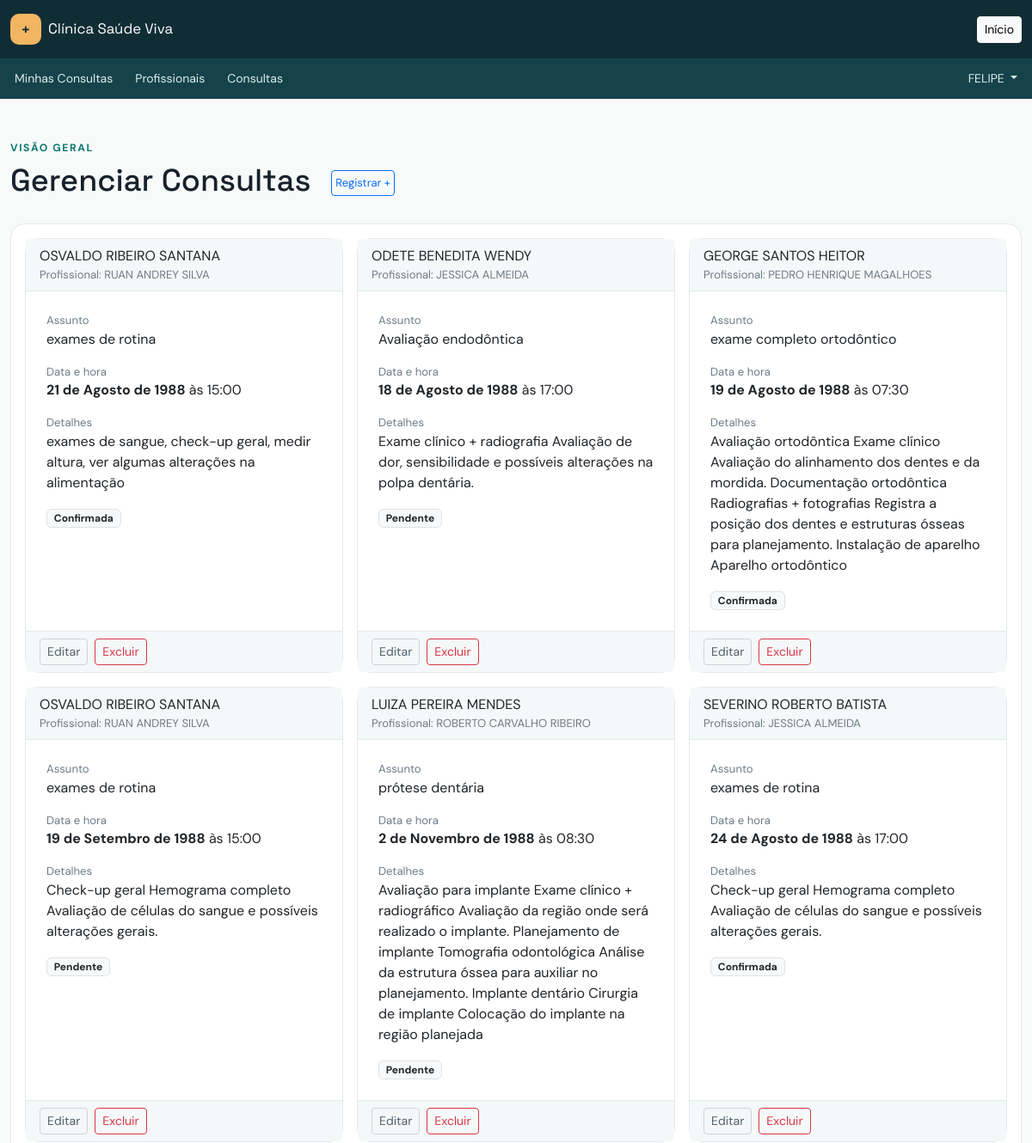
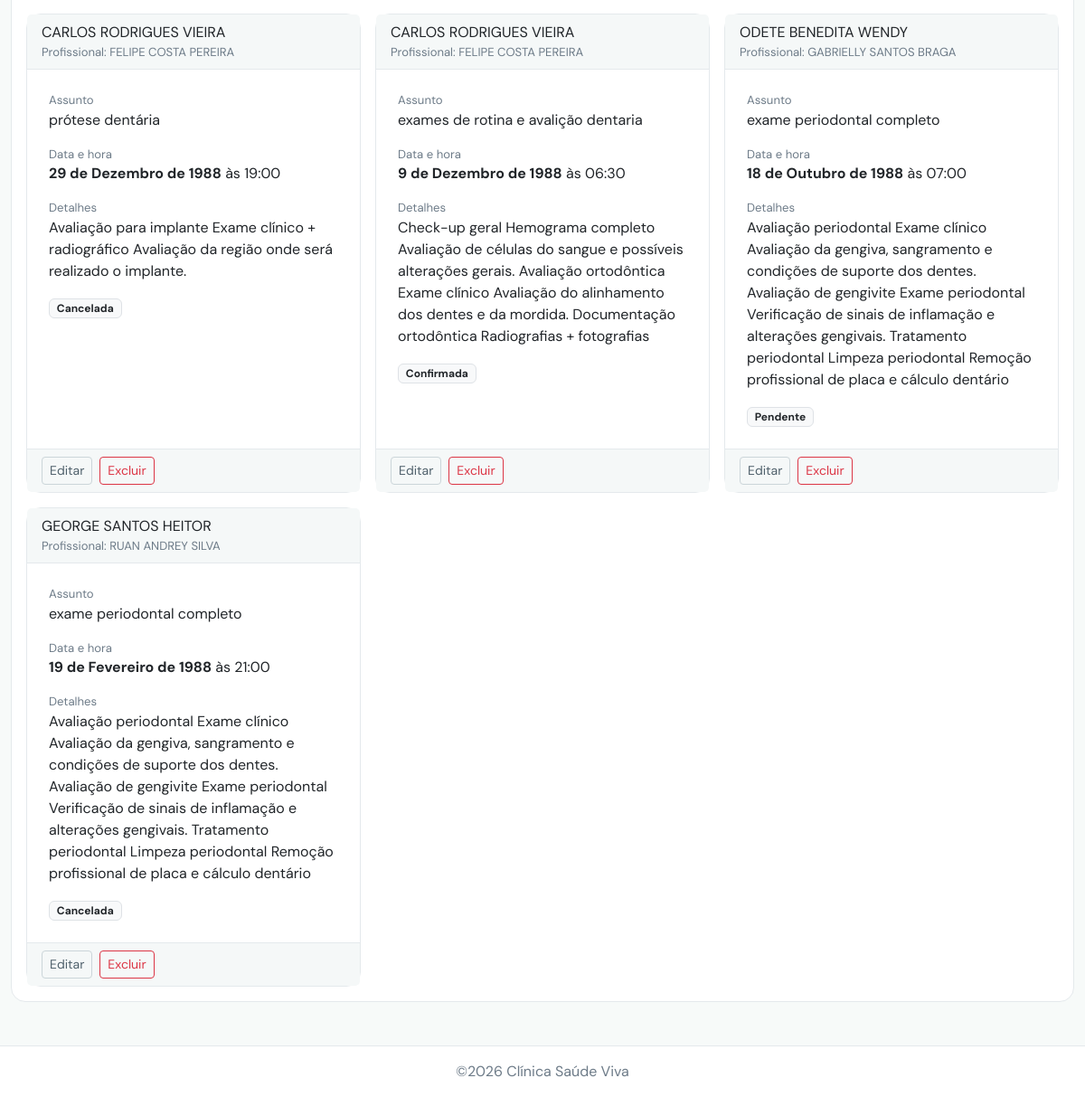
Page /appointments/list/ (signed in) on the committed database (2 pictures, top to bottom).
### users/models.py (models this page shows, shortened)
class Professional(models.Model):
    name      = models.CharField(max_length=20, verbose_name='Nome')
    full_name = models.CharField(max_length=80, verbose_name='Nome Completo')
    phone     = models.CharField(max_length= 9, verbose_name='Telefone')
    user           = models.OneToOneField(User,
        verbose_name='Usuário',
        related_name='professional',
        on_delete=models.CASCADE,
        )
    qualifications = models.ManyToManyField(Qualification,
        through='ProfessionalQualification',
        verbose_name='Qualificações',
        related_name='professional',
        )
    objects = ProfessionalManager()
    class Meta:
        verbose_name        = 'Profissional'
        verbose_name_plural = 'Profissionais'

class Patient(models.Model):
    name      = models.CharField(max_length=20, verbose_name='Nome')
    full_name = models.CharField(max_length=80, verbose_name='Nome Completo')
    phone     = models.CharField(max_length= 9, verbose_name='Telefone')
    user      = models.OneToOneField(User, on_delete=models.CASCADE, verbose_name='Usuário')
    objects   = PatientManager()
    class Meta:
        verbose_name        = 'Paciente'
        verbose_name_plural = 'Pacientes'

### appointments/models.py (models this page shows, shortened)
class Appointment(models.Model):
    class Status(models.TextChoices):
        PENDING   = 'PENDING'   , 'Pendente'
        CONFIRMED = 'CONFIRMED' , 'Confirmada'
        CANCELLED = 'CANCELLED' , 'Cancelada'
    patient      = models.ForeignKey(
        Patient, on_delete=models.CASCADE,
        verbose_name='Paciente', related_name='appointments'
    )
    professional = models.ForeignKey(
        Professional, on_delete=models.PROTECT,
        verbose_name='Profissional', related_name='appointments'
    )
    date = models.DateField(verbose_name='Data')
    time = models.TimeField(verbose_name='Hora')
    subject = models.CharField(max_length=40 , verbose_name='Assunto')
    details = models.TextField(max_length=300, verbose_name='Detalhes')
    status  = models.CharField(
        max_length=10,
        choices = Status,
        default = Status.PENDING
    )
    created_at = models.DateTimeField(auto_now_add=True, verbose_name='Criada em')
    updated_at = models.DateTimeField(auto_now    =True, verbose_name='Atualizada em')
    class Meta:
        verbose_name        = 'Consulta'
        verbose_name_plural = 'Consultas'

### appointments/views.py (the view)
# urls.py: path('list/'         , views.list_view       , name='list'   ),
@login_required
def list_view(request):
    if request.user.is_staff:
        return render(request, 'list.html', {
            'appointments' : Appointment.objects.all(),
            'global_list'  : True,
            })
    else:
        return redirect('appointments:my_list')

### appointments/templates/list.html (shortened to what this page needs)
{% extends 'base.html' %}
{% block content %}
<div class="d-flex justify-content-between page-header mb-4">
    <div>
        <div class="eyebrow mb-2">Visão geral</div>
        <div class="d-flex flex-row justify-content-start gap-4 align-items-center">
            <h1 class="page-title mb-1">
                {% if global_list %}
                    Gerenciar Consultas
                {% else %}
                    Minhas Consultas
                {% endif %}
            </h1>
            <div>
                {% if global_list %}
                    <a href="{% url 'appointments:add' %}" class="btn btn-sm btn-outline-primary p-1"
                    style="font-size: small;">Registrar +</a>
                {% endif %}
            </div>
        </div>
    </div>
</div>
<section class="panel p-3">
    <div class="appointments">
        {% for appointment in appointments %}
        <div class="card" style="max-width: 600px;">
            {% if user.is_staff %}
            <div class="card-header">
                <div class="patient-name">{{ appointment.patient.full_name }}</div>
                <div class="patient-detail">Profissional: {{ appointment.professional.full_name }}</div>
            </div>
            {% elif is_professional %}
            <div class="card-header">
                <div class="patient-name">{{ appointment.patient.full_name }}</div>
            </div>
            {% endif %}
            <div class="card-body p-4">
                <div class="patient-detail">Assunto</div>
                <p>{{ appointment.subject }}</p>
                <div class="patient-detail">Data e hora</div>
                <p><strong>{{ appointment.date }}</strong> às {{ appointment.time }}</p>
                <div class="patient-detail">Detalhes</div>
                <p>{{ appointment.details }}</p>
                <span class="badge bg-light text-dark border">{{ appointment.get_status_display }}</span>
            </div>
            {% if user.is_staff %}
            <div class="card-footer d-flex gap-2">
                <a href="{% url 'appointments:edit' id=appointment.id %}" class="btn btn-sm btn-outline-secondary">Editar</a>
                <a href="{% url 'appointments:delete' id=appointment.id confirm=0 %}" class="btn btn-sm btn-outline-danger">Excluir</a>
            </div>
            {% endif %}
        </div>
        {% empty %}
        <div class="empty-state"><div class="empty-icon mb-3">✦</div><h3 class="h5">Nenhuma consulta agendada</h3><p class="mb-0">As consultas aparecerão aqui quando forem cadastradas.</p></div>
        {% endfor %}
    </div>
</section>
{% endblock content %}

### .templates/base.html (shortened to what this page needs)
{% load static %}
<!DOCTYPE html>
<html lang="pt-BR">
<head>
    <link href="https://cdn.jsdelivr.net/npm/bootstrap@5.3.3/dist/css/bootstrap.min.css" rel="stylesheet">
    <link rel="stylesheet" href="{% static 'css/app.css' %}">
</head>
<body class="min-vh-100 d-flex flex-column">
    <nav class="navbar navbar-expand-lg py-3">
        <div class="container page-shell">
            <a class="d-flex align-items-center gap-2 text-decoration-none" href="{% url 'home' %}">
                <span class="brand-mark">+</span><span class="brand-name">Clínica Saúde Viva</span>
            </a>
            <a class="btn btn-sm btn-light" href="{% url 'home' %}">Início</a>
        </div>
    </nav>
    <nav class="subnav container-fluid p-2">
        <div class="container page-shell d-flex flex-row gap-2 px-0">
        {% if user.is_authenticated %}
        <a class="btn btn-sm btn-nav" href="{% url 'appointments:my_list' %}">Minhas Consultas</a>
        {% if user.is_staff %}
            <a class="btn btn-sm btn-nav" href="{% url 'users:list' %}">Profissionais</a>
            <a class="btn btn-sm btn-nav" href="{% url 'appointments:list' %}">Consultas</a>
        {% endif %}
        <div class="dropdown ms-auto">
            <button class="btn btn-sm btn-nav dropdown-toggle" data-bs-toggle="dropdown">
                {% if user.patient %}
                    {{user.patient.name}}
                {% elif user.professional %}
                    {{user.professional.name}}
                {% else %}
                    {{user.username}}
                {% endif %}
            </button>
        </div>
        {% else %}
        <div class="ms-auto d-flex gap-2">
            <a class="btn btn-sm btn-nav" href="{% url 'users:register' %}">Registrar-se</a>
            <a class="btn btn-sm btn-primary" href="{% url 'users:login' %}">Login</a>
        </div>
        {% endif %}
        </div>
    </nav>
    <main class="container page-shell flex-grow-1 py-5">
        {% block content %}
        {% endblock content %}
    </main>
        <footer class="footer container-fluid p-3 d-flex flex-row justify-content-center"><span>&copy;2026 Clínica Saúde Viva</span></footer>
</body>
</html>

### static/css/app.css (style rules this page uses)
:root { --ink:#17212b; --muted:#6d7b88; --line:#e4e9ec; --soft:#f5f8f8; --brand:#0e766e; --brand-dark:#075e58; --accent:#f3b562; }
body { background:#f7faf9; color:var(--ink); font-family:'DM Sans',sans-serif; }
h1,h2,h3,h4,h5,.brand-name { font-family:'Space Grotesk',sans-serif; }
.navbar { background:#102d35; }
.brand-mark { background:var(--accent); color:#102d35; width:36px; height:36px; display:grid; place-items:center; border-radius:10px; font-weight:700; }
.brand-name { color:white; font-size:1.05rem; }
.subnav { background:#16434b; }
.btn-nav { color:#dceceb; border-color:transparent; }
.footer { color:var(--muted); border-top:1px solid var(--line); background:white; }
.page-shell { max-width:1260px; }
.page-title { font-size:clamp(1.8rem,3vw,2.5rem); }
.eyebrow { color:var(--brand); font-size:.76rem; font-weight:700; letter-spacing:.13em; text-transform:uppercase; }
.panel,.card { background:white; border:1px solid var(--line); border-radius:16px; }
.card-header,.card-footer { background:var(--soft); border-color:var(--line); }
.stat-label,.patient-detail { color:var(--muted); font-size:.82rem; }
.btn-outline-secondary { color:#50616c; border-color:#cbd5d9; }
.appointments { display:grid; grid-template-columns:repeat(auto-fit,minmax(280px,1fr)); gap:1rem; width:100%; }
.appointments .card { height:100%; }

### rows in the picture
Appointment: patient.full_name "OSVALDO RIBEIRO SANTANA", professional.full_name "RUAN ANDREY SILVA", subject "exames de rotina", date "21 de Agosto de 1988", time "15:00", details "exames de sangue, check-up geral, medir altura, ver algumas alterações na alimentação", status "Confirmada"
Appointment: patient.full_name "ODETE BENEDITA WENDY", professional.full_name "JESSICA ALMEIDA", subject "Avaliação endodôntica", date "18 de Agosto de 1988", time "17:00", details "Exame clínico + radiografia Avaliação de dor, sensibilidade e possíveis alterações na polpa dentária.", status "Pendente"
Appointment: patient.full_name "GEORGE SANTOS HEITOR", professional.full_name "PEDRO HENRIQUE MAGALHOES", subject "exame completo ortodôntico", date "19 de Agosto de 1988", time "07:30", details "Avaliação ortodôntica Exame clínico Avaliação do alinhamento dos dentes e da mordida. Documentação ortodôntica Radiografias + fotografias Registra a posição dos dentes e estruturas ósseas para planejamento. Instalação de aparelho Aparelho ortodôntico", status "Confirmada"
Appointment: patient.full_name "OSVALDO RIBEIRO SANTANA", professional.full_name "RUAN ANDREY SILVA", subject "exames de rotina", date "19 de Setembro de 1988", time "15:00", details "Check-up geral Hemograma completo Avaliação de células do sangue e possíveis alterações gerais.", status "Pendente"
Appointment: patient.full_name "LUIZA PEREIRA MENDES", professional.full_name "ROBERTO CARVALHO RIBEIRO", subject "prótese dentária", date "2 de Novembro de 1988", time "08:30", details "Avaliação para implante Exame clínico + radiográfico Avaliação da região onde será realizado o implante. Planejamento de implante Tomografia odontológica Análise da estrutura óssea para auxiliar no planejamento. Implante dentário Cirurgia de implante Colocação do implante na região planejada", status "Pendente"
Appointment: patient.full_name "SEVERINO ROBERTO BATISTA", professional.full_name "JESSICA ALMEIDA", subject "exames de rotina", date "24 de Agosto de 1988", time "17:00", details "Check-up geral Hemograma completo Avaliação de células do sangue e possíveis alterações gerais.", status "Confirmada"
Appointment: patient.full_name "CARLOS RODRIGUES VIEIRA", professional.full_name "FELIPE COSTA PEREIRA", subject "prótese dentária", date "29 de Dezembro de 1988", time "19:00", details "Avaliação para implante Exame clínico + radiográfico Avaliação da região onde será realizado o implante.", status "Cancelada"
Appointment: patient.full_name "CARLOS RODRIGUES VIEIRA", professional.full_name "FELIPE COSTA PEREIRA", subject "exames de rotina e avalição dentaria", date "9 de Dezembro de 1988", time "06:30", details "Check-up geral Hemograma completo Avaliação de células do sangue e possíveis alterações gerais. Avaliação ortodôntica Exame clínico Avaliação do alinhamento dos dentes e da mordida. Documentação ortodôntica Radiografias + fotografias", status "Confirmada"
Appointment: patient.full_name "ODETE BENEDITA WENDY", professional.full_name "GABRIELLY SANTOS BRAGA", subject "exame periodontal completo", date "18 de Outubro de 1988", time "07:00", details "Avaliação periodontal Exame clínico Avaliação da gengiva, sangramento e condições de suporte dos dentes. Avaliação de gengivite Exame periodontal Verificação de sinais de inflamação e alterações gengivais. Tratamento periodontal Limpeza periodontal Remoção profissional de placa e cálculo dentário", status "Pendente"
Appointment: patient.full_name "GEORGE SANTOS HEITOR", professional.full_name "RUAN ANDREY SILVA", subject "exame periodontal completo", date "19 de Fevereiro de 1988", time "21:00", details "Avaliação periodontal Exame clínico Avaliação da gengiva, sangramento e condições de suporte dos dentes. Avaliação de gengivite Exame periodontal Verificação de sinais de inflamação e alterações gengivais. Tratamento periodontal Limpeza periodontal Remoção profissional de placa e cálculo dentário", status "Cancelada"

### other values in the picture
{{ user.professional.name }} "FELIPE"
